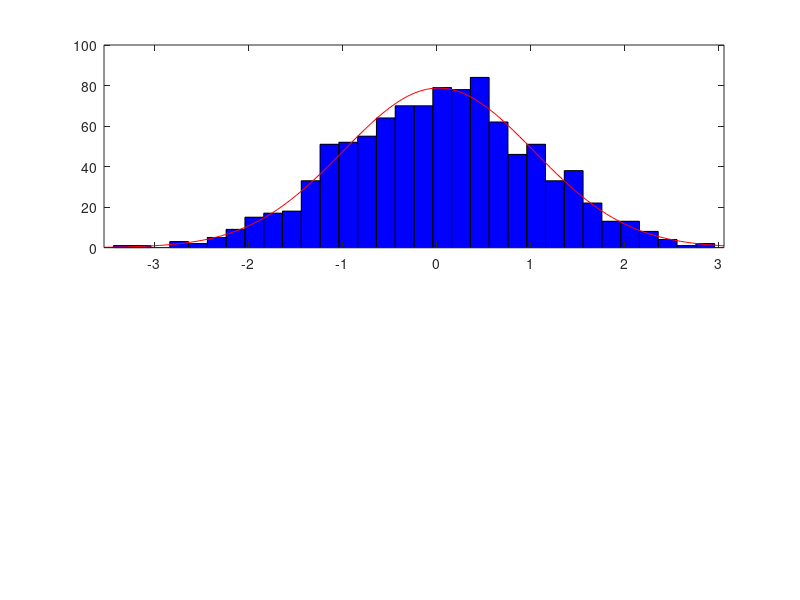

Source code (MATLAB):
function y = checkNormal()
Array=csvread('to_check.csv');
col1 = Array(:, 1);
subplot(211)
histfit(col1)
fitdist(col1, "Normal")